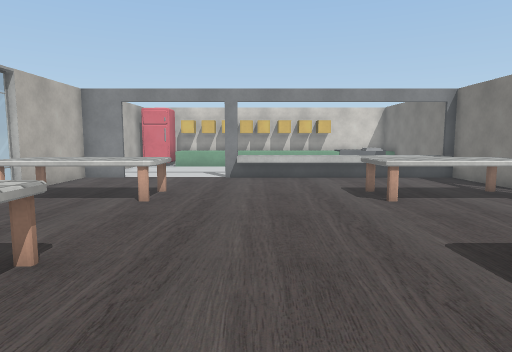
view 1 (above)

17 first-person views from a walk through a scene from a Unity 3-D project. The camera is 1.2 m above the floor, tilts 6° down and sees 75° across. The floor is counted in squares, 0.75 m on a side. Each view is taken from the middle of a square. On the plan, view 1 faces up. The plan holds only what a view shows up to about 16 squares ahead; the rest is blank. The place goes on beyond the plan. The player is left out. Some surface patterns are stand-ins.

view 2
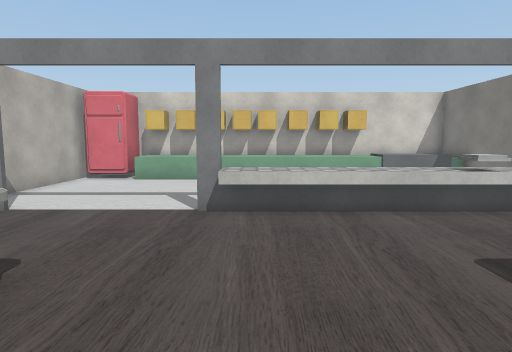

view 3
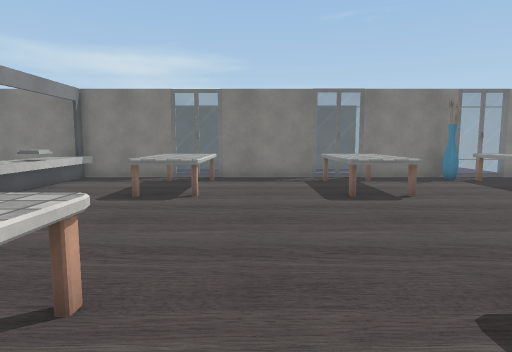

view 4
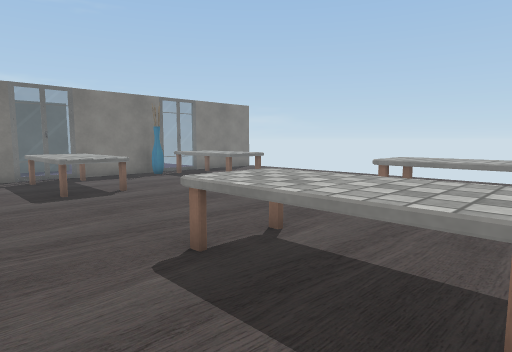

view 5
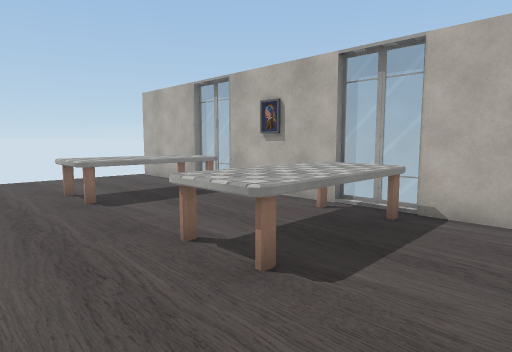

view 6
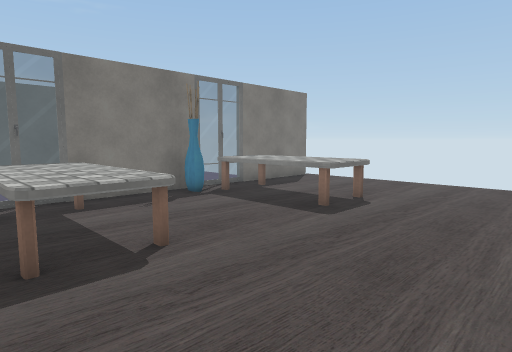

view 7
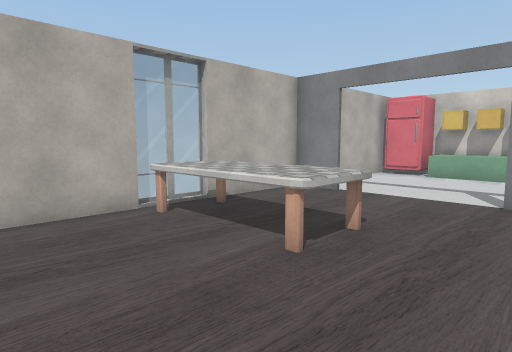

view 8
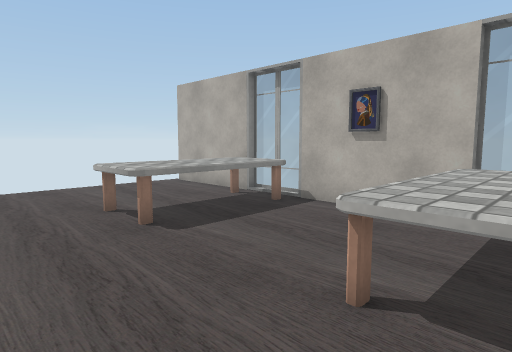

view 9
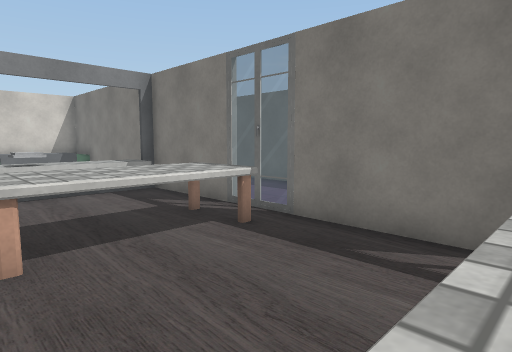

view 10
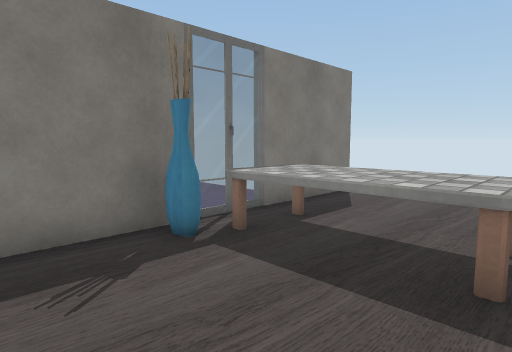

view 11
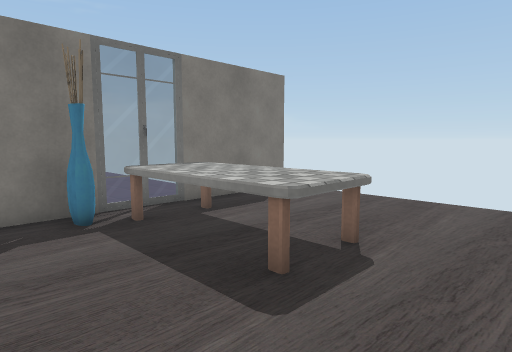

view 12
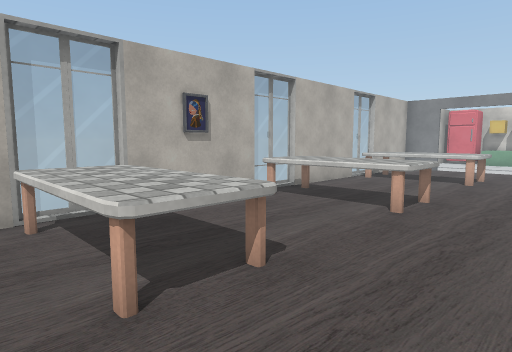

view 13
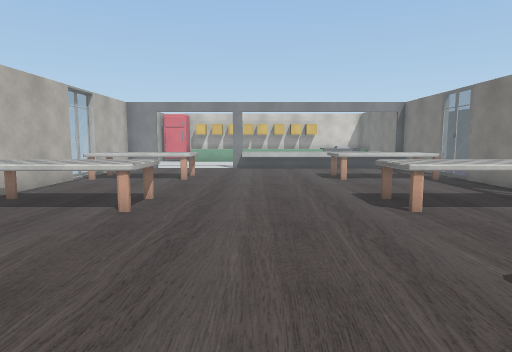

view 14
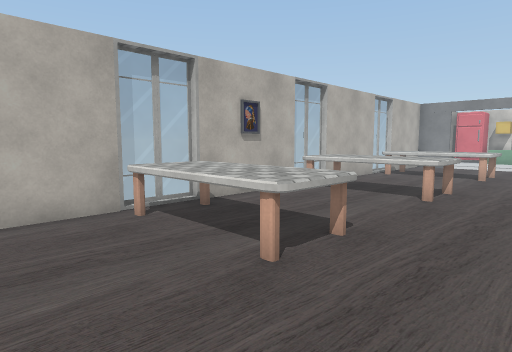

view 15
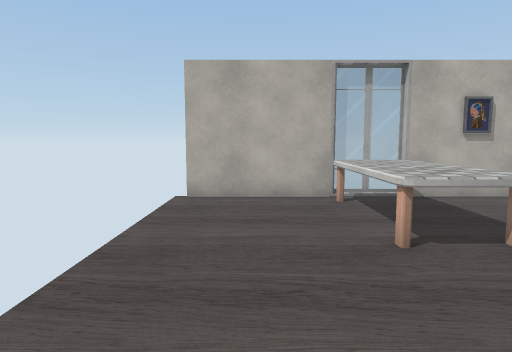

view 16
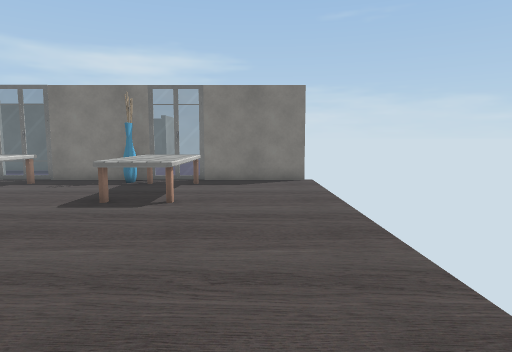

view 17
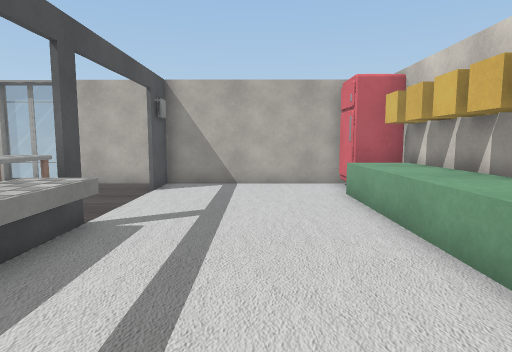

### Floor plan
Key: @ floor where view 1 was taken; # wall or solid block; x gap in a wall; . floor; = window, fence, low wall or low ledge; ^ raised ledge; T table; C cube; F fridge; A vase; O other object.
Columns run from 8 left of view 1 to 9 right of it. Each row starts with its distance up from view 1.
 23   ################
 22 ####CCCCCCCCC^   #
 21 ##F^^^^^^^^^^^^^^#
 20 #...........     #
 19 #...........     #
 18 #........... .   #
 17 #...........     #
 16 #...........     #
 15 ###....^^^^^^O^^^#
 14 #......=^^^^^O^^^#
 13 #................#
 12 #................#
 11 #................#
 10 =TTTTT......TTTTT=
  9 =TTTTT......TTTTT=
  8 #................#
  7 #................#
  6 #................#
  5 #................#
  4 =TTTTT......TTTTT=
  3 =TTTTT......TTTTT=
  2 #................#
  1 #................#
  0 #.......@........#
 -1 #...............A#
 -2 #TTTTT......TTTTT
 -3 =TTTTT......TTTTT=
 -4 #TTTTT......TTTT.
 -5 #................#
 -6 #................#
 -7 #................#
 -8 x................x

Positions as (right, up) in squares from view 1, and headings:
1: (0, 0), facing up
2: (0, 7), facing up
3: (-6, 7), facing right
4: (-7, 7), facing down-right
5: (0, 7), facing down-left
6: (-1, 5), facing down-right
7: (0, 5), facing up-left
8: (0, 4), facing down-left
9: (3, 4), facing up-right
10: (3, 2), facing down-right
11: (1, 1), facing down-right
12: (0, -5), facing up-left
13: (0, -5), facing up
14: (0, -7), facing up-left
15: (2, -6), facing left
16: (-5, -6), facing right
17: (5, 18), facing left
